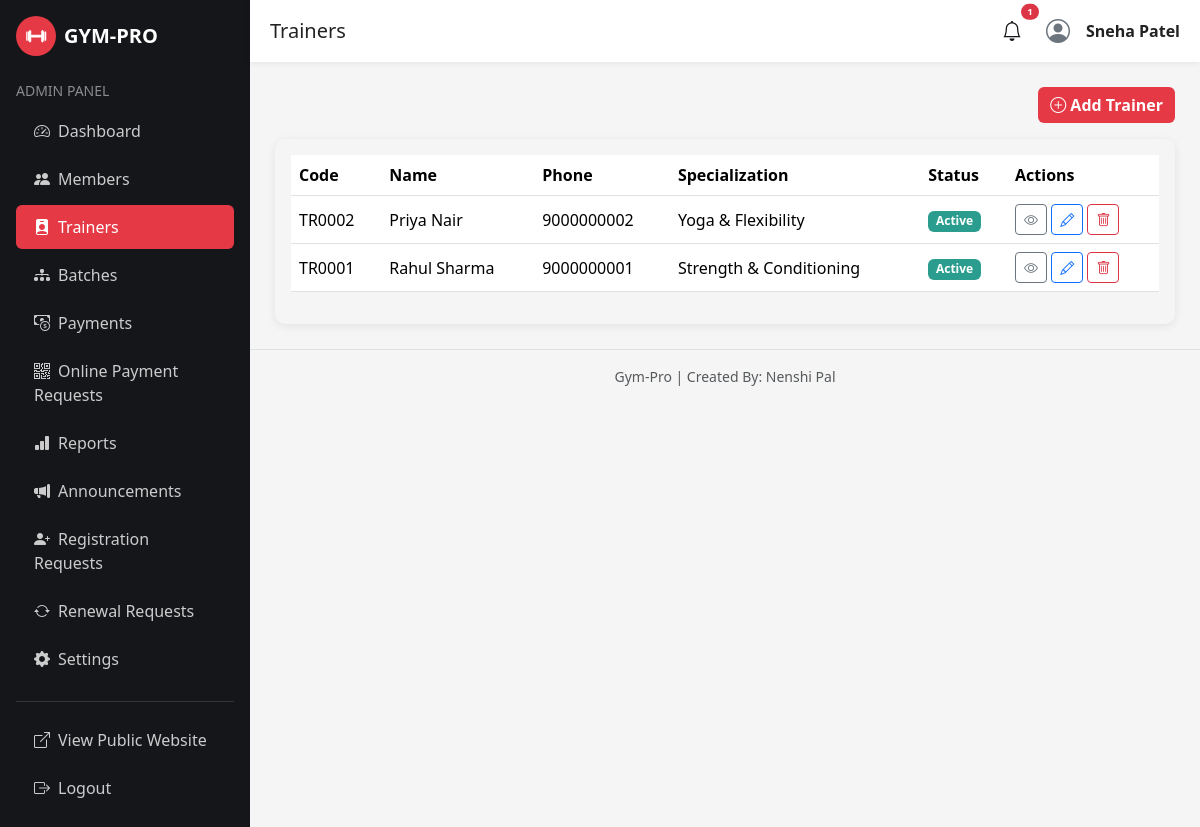
Screenshot of /admin/trainer/trainers.php (signed in) with the database file from the repository.
### tables this page shows
CREATE TABLE trainers (
    trainer_id INT AUTO_INCREMENT PRIMARY KEY,
    trainer_code VARCHAR(20) NOT NULL UNIQUE,
    full_name VARCHAR(100) NOT NULL,
    gender ENUM('Male','Female','Other') DEFAULT 'Male',
    phone VARCHAR(20) NOT NULL UNIQUE,
    email VARCHAR(100) NOT NULL UNIQUE,
    specialization VARCHAR(100),
    photo VARCHAR(255) DEFAULT 'default-trainer.png',
    username VARCHAR(50) NOT NULL UNIQUE,
    password VARCHAR(255) NOT NULL,
    status ENUM('Active','Inactive') DEFAULT 'Active',
    created_at DATETIME DEFAULT CURRENT_TIMESTAMP
);

### admin/trainer/trainers.php (the view, shortened to what this page needs)
<?php
require_once "../../includes/config.php";
$trainers = mysqli_query($conn, "SELECT * FROM trainers ORDER BY trainer_id DESC");
include "../includes/header.php";
include "../includes/sidebar.php";
include "../includes/topbar.php";
?>
<div class="d-flex justify-content-end mb-3">
    <a href="add-trainer.php" class="btn btn-gym-primary"><i class="bi bi-plus-circle me-1"></i>Add Trainer</a>
</div>
<div class="gym-card p-3">
    <div class="table-responsive">
        <table class="table table-hover align-middle">
            <thead><tr><th>Code</th><th>Name</th><th>Phone</th><th>Specialization</th><th>Status</th><th>Actions</th></tr></thead>
            <tbody>
                <?php while ($t = mysqli_fetch_assoc($trainers)): ?>
                <tr>
                    <td><?php echo htmlspecialchars($t['trainer_code']); ?></td>
                    <td><?php echo htmlspecialchars($t['full_name']); ?></td>
                    <td><?php echo htmlspecialchars($t['phone']); ?></td>
                    <td><?php echo htmlspecialchars($t['specialization']); ?></td>
                    <td><span class="badge <?php echo $t['status']=='Active'?'badge-active':'badge-inactive'; ?>"><?php echo htmlspecialchars($t['status']); ?></span></td>
                    <td class="text-nowrap">
                        <a href="view-trainer.php?id=<?php echo $t['trainer_id']; ?>" class="btn btn-sm btn-outline-secondary"><i class="bi bi-eye"></i></a>
                        <a href="edit-trainer.php?id=<?php echo $t['trainer_id']; ?>" class="btn btn-sm btn-outline-primary"><i class="bi bi-pencil"></i></a>
                        <a href="delete-trainer.php?id=<?php echo $t['trainer_id']; ?>" class="btn btn-sm btn-outline-danger" onclick="return confirm('Delete this trainer?');"><i class="bi bi-trash"></i></a>
                    </td>
                </tr>
                <?php endwhile; ?>
            </tbody>
        </table>
    </div>
</div>
<?php include "../includes/footer.php"; ?>

### css/style.css (style rules this page uses)
:root { --gym-dark: #14161a; --gym-dark-2: #1e2128; --gym-red: #e63946; --gym-red-dark: #c1121f; --gym-light: #f5f5f5; --gym-gray: #6c757d; }
body { font-family: 'Segoe UI', Arial, sans-serif; background-color: var(--gym-light); color: #222; }
.btn-gym-primary { background: var(--gym-red); border: none; color: #fff; font-weight: 600; }
.gym-card { border: none; border-radius: 10px; box-shadow: 0 2px 10px rgba(0,0,0,0.08); transition: transform .2s ease; }

### css/animations.css (style rules this page uses)
body { animation: gp-page-fade 0.5s ease both; }
.gym-card, .stat-card, .auth-card, .batch-check, .gym-hero h1, .gym-hero p, .gym-hero .btn { opacity: 0; transform: translateY(24px); transition: opacity 0.6s ease, transform 0.6s ease; }
.gp-in-view { opacity: 1 !important; transform: translateY(0) !important; }
.gym-card { transition: transform 0.25s ease, box-shadow 0.25s ease, opacity 0.6s ease; }
.btn { transition: transform 0.15s ease, box-shadow 0.15s ease, background-color 0.15s ease; }
.table-hover tbody tr { transition: background-color 0.15s ease, transform 0.15s ease; }

### admin/css/admin.css (style rules this page uses)
.table thead { background: #14161a; color: #fff; }
.badge-active { background:#2a9d8f; }

### rows the page displays
trainers: trainer_code "TR0002", full_name "Priya Nair", phone "9000000002", specialization "Yoga & Flexibility", status "Active"
trainers: trainer_code "TR0001", full_name "Rahul Sharma", phone "9000000001", specialization "Strength & Conditioning", status "Active"

### other values shown
isset($page_title) ? $page_title : 'Admin' "Trainers"
$notif_total "1"
isset($_SESSION['admin_name']) ? $_SESSION['admin_name'] : 'Admin' "Sneha Patel"
